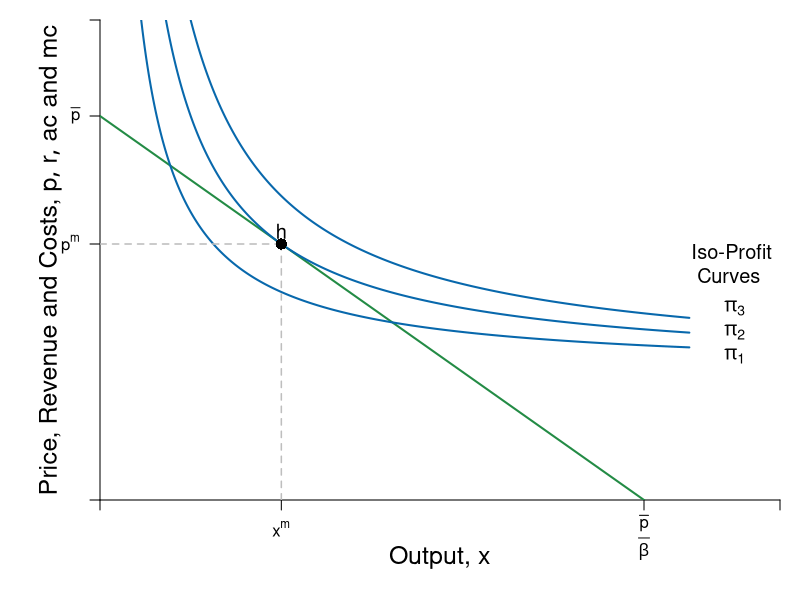

R code for this plot:
#Graph Designer: Simon Halliday + Scott Cohn
#Authors: Bowles and Halliday
#Title: Coordination, Conflict and Competition: A Text in Microeconomics

require(shape)
pdf(file = "firmmarketsupply/isoprofit_monopoly_profits.pdf", width = 9, height = 7)

#Set parameters for graphics
axislabelsize <- 1.5
labelsize <- 1.2
graphlinewidth <- 2
segmentlinewidth <- 1.5

COL <- c("#7fc97f", "#beaed4", "#fdc086", "#ffff99", "#386cb0", "#f0027f", "#bf5b17", "#666666")
COLA <- c("#e0f3db", "#99d8c9","#66c2a4","#41ae76", "#238b45", "#005824")
COLB <- c("#c6dbef", "#4eb3d3", "#2b8cbe", "#0868ac","#084081")

#Edited the margins to cater for the larger LHS labels
par(mar =  c(5, 5, 1, 1))

AvgRevenue <- function(x, rmax = 12, xmax = 12){
  rmax - (rmax/xmax)*x
}

MRevenue <- function(x, rmax = 12, xmax = 12){
  rmax - 2*(rmax/xmax)*x
}

AvgCost <- function(x, c0 = 2, c1 = 4){
  c0/x + c1
}

# From CORE
IsoProf <- function(x, k = 0, c0 = 2, c1 = 4){
  AvgCost(x) + k/x
}

xlims <- c(0, 15)
ylims <- c(0, 15)

npts <- 501 
x <- seq(xlims[1], xlims[2], length.out = npts)
y <- seq(ylims[1], ylims[2], length.out = npts) 
a <- c(13, 16.75, 19.25)

plot(0, 0, xlim = xlims, ylim = ylims, type = "n",
     xlab = expression(paste("")),
     ylab = expression(paste("")), 
     xaxt = "n", 
     yaxt = "n", 
     cex.lab = axislabelsize, 
     bty = "n",
     xaxs="i", 
     yaxs="i")

# ticksy <- seq(from = ylims[1], to = ylims[2], by = 1)
# ylabels <- seq(from = ylims[1], to = ylims[2], by = 1)
# ticksx <- seq(from = xlims[1], to = xlims[2], by = 1)
# xlabels <- seq(from = xlims[1], to = xlims[2], by = 1)
ticksy <- c(0, AvgRevenue(x = 4), 12, ylims[2])
ylabels <- c(NA, expression(paste(p^{m})), expression(paste(bar(p))), NA)
ticksx <- c(0, 4, 12, xlims[2])
xlabels <- c(NA, expression(paste(x^{m})),  expression(paste(frac(bar(p),beta))), NA)

#Draw the polygon for feasible
# xpoly1 <- c(0, 0, 12, 0)
# ypoly1 <- c(0, 12, 0, 0)
# polygon(x = xpoly1, y = ypoly1, col=COLA[1], density=NULL, border = NA)

#Draw the polygon for infeasible
# xpoly2 <- c(0, 0, xlims[2], xlims[2], 12, 0)
# ypoly2 <- c(12, ylims[2], ylims[2], 0, 0, 12)
# polygon(x = xpoly2, y = ypoly2, col=COLB[1], density=NULL, border = NA)


axis(1, at = ticksx, pos = 0, labels = FALSE)
text(x = c(0, 4, 12, xlims[2]), par("usr")[3] - 0.4, labels = xlabels, srt = 0, pos = 1, xpd = TRUE)
axis(2, at = ticksy, pos = 0, labels = ylabels, las = 1)

npts <- 500 
xx1 <- seq(xlims[1], xlims[2], length.out = npts)
xx2 <- seq(xlims[1], xlims[2] - 2, length.out = npts)
xx3 <- seq(2, 6, length.out = npts)

lines(xx1, AvgRevenue(xx1, rmax = 12, xmax = 12), col = COLA[5], lwd = graphlinewidth)
#lines(xx1, MRevenue(xx1, rmax = 12, xmax = 12), col = COLB[4], lwd = graphlinewidth)
lines(xx2, IsoProf(xx2, k = 14), col = COLB[4], lwd = graphlinewidth)

# Iso Prof --- Too high/too low
lines(xx2, IsoProf(xx2, k = 8), col = COLB[4], lwd = graphlinewidth)
lines(xx2, IsoProf(xx2, k = 20), col = COLB[4], lwd = graphlinewidth)

#Label the axes
text(0.5*(xlims[2]), -1.8, expression(paste("Output, ", x)), xpd = TRUE, cex = axislabelsize) 
#mtext(expression(paste("Quantity of output, ", x)), side=1, line = 2.5, cex = axislabelsize)
text(-1.1, 0.5*ylims[2], expression(paste("Price, Revenue and Costs, ", list(p, r, ac), " and ", mc)), xpd = TRUE, cex = axislabelsize, srt = 90) 

#Label curves
text(xlims[2] - 1, 7, expression(paste("Iso-Profit \n Curves")), cex = labelsize)
# text(10.5, 3.5, expression(paste(ac(x) == mc(x))), cex = labelsize)
# text(10.5, 2.5, expression(paste(p(x))), cex = labelsize)
# text(5.8, 2.8, expression(paste(mr(x))), cex = labelsize)

text(xlims[2] - 1, 6, expression(paste(pi[3])), cex = labelsize)
text(xlims[2] - 1, 5.25, expression(paste(pi[2])), cex = labelsize)
text(xlims[2] - 1, 4.5, expression(paste(pi[1])), cex = labelsize)

#Draw segments for total costs
segments(0, AvgRevenue(x = 4), 4, AvgRevenue(x = 4), lty = 2, col = "gray" , lwd = segmentlinewidth)
segments(4, 0, 4, AvgRevenue(x = 4), lty = 2, col = "gray" , lwd = segmentlinewidth)

#marginal cost
#segments(0, 4, xlims[2], 4, lty = 1, col = COLA[5] , lwd = graphlinewidth)

#Label Points for comparison
# points(4, MRevenue(x = 4), pch = 16, col = "black", cex = 1.5)
# text(3.8, MRevenue(x = 4) - 0.4, expression(i), cex = labelsize)
# 
# 
points(4, AvgRevenue(x = 4), pch = 16, col = "black", cex = 1.5)
text(4, AvgRevenue(x = 4) + 0.4, expression("h"), cex = labelsize)

# text(2, 2, expression("Feasible"), cex = labelsize)
# text(12, 12, expression("Infeasible"), cex = labelsize)




dev.off()
